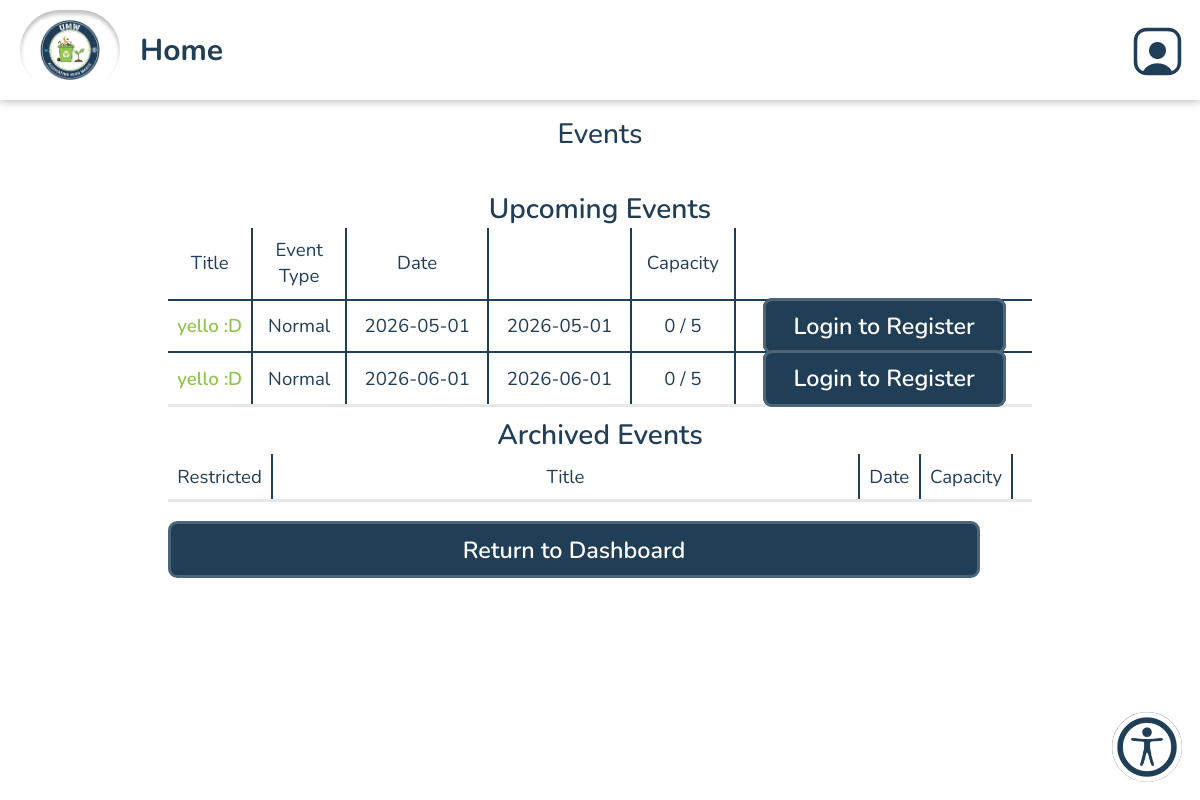
The page /viewAllEvents.php on the database its author committed.
### tables this page shows
CREATE TABLE `dbevents` (
  `id` int NOT NULL,
  `name` text NOT NULL,
  `type` enum('Retreat','Normal') NOT NULL DEFAULT 'Normal',
  `startDate` char(10) NOT NULL,
  `startTime` char(5) NOT NULL,
  `endTime` char(5) NOT NULL,
  `endDate` char(10) NOT NULL,
  `description` text NOT NULL,
  `capacity` int NOT NULL,
  `location` text,
  `affiliation` int DEFAULT NULL,
  `branch` int DEFAULT NULL,
  `access` enum('Public','Private') NOT NULL DEFAULT 'Public',
  `completed` enum('Y','N') NOT NULL DEFAULT 'N',
  `series_id` int DEFAULT NULL
);

### database/dbEvents.php (called while the page is built, shortened)
<?php
include_once(dirname(__FILE__).'/../domain/Event.php');
function fetch_event_signups($eventID) {
    $connection = connect();
    $query = "SELECT userID, notes FROM dbeventpersons WHERE eventID = '$eventID'";
    $result = mysqli_query($connection, $query);
    $signups = [];
    return $signups;
}
function make_an_event($result_row) {
    $theEvent = new Event(
                    $result_row['id'],
                    $result_row['name'],
                    type: $result_row['type'],
                    startDate: $result_row['startDate'],
                    startTime: $result_row['startTime'],
                    endTime: $result_row['endTime'],
                    endDate: $result_row['endDate'],
                    description: $result_row['description'],
                    capacity: $result_row['capacity'],
                    location: $result_row['location'],
                    affiliation: $result_row['affiliation'],
                    branch: $result_row['branch'],
                    access: $result_row['access'],
                    completed: $result_row['completed']
                );
    return $theEvent;
}
 function get_all_events_sorted_by_date_not_archived() {
    $con=connect();
    $query = "SELECT * FROM dbevents" .
            " WHERE completed = 'N'" .
            " ORDER BY startDate ASC";
    $result = mysqli_query($con,$query);
    $theEvents = array();
    while ($result_row = mysqli_fetch_assoc($result)) {
        $theEvent = make_an_event($result_row);
        $theEvents[] = $theEvent;
    }
    return $theEvents;
 }

### domain/Event.php (called while the page is built, shortened)
<?php
class Event {
    private $name;
    private $type;
    private $startDate;
    private $endDate;
    private $capacity;
    function __construct($id, $name, $type, $startDate, $startTime, $endTime, $endDate, $description, $capacity, $location, $affiliation, $branch, $access, $completed) {
        $this->name = $name;
        $this->type = $type;
        $this->startDate = $startDate;
        $this->endDate = $endDate;
        $this->capacity = $capacity;
    }
    function getName() {
        return $this->name;
    }
    function getStartDate() {
        return $this->startDate;
    }
    function getEndDate() {
        return $this->endDate;
    }
    function getCapacity() {
        return $this->capacity;
    }
    function getEventType(){
        return $this->type;
    }
}

### viewAllEvents.php (the view, shortened to what this page needs)
<?php
    $userID = null;
    include 'database/dbEvents.php';
?>
<!DOCTYPE html>
<html>
    <head>
        <?php require_once('universal.inc') ?>
        <link rel="stylesheet" href="css/event.css">
    </head>
    <body>
        <?php require_once('header.php') ?>
        <?php require_once('database/dbEvents.php');?>
        <h1>Events</h1>
        <main class="general">
            <?php
                $events = get_all_events_sorted_by_date_not_archived();
                $today = new DateTime();
                $upcomingEvents = array_filter($events, function($event) use ($today) {
                    $eventDate = new DateTime($event->getStartDate());
                    return $eventDate >= $today;
                });
                if (sizeof($upcomingEvents) > 0): ?>
                <div class="table-wrapper">
                    <h2>Upcoming Events</h2>
                    <table class="general">
                        <thead>
                            <tr>
                                <th style="width:1px"> Title</th>
                                <th style="width:1px">Event Type</th>
                                <th style="width:1px">Date</th>
                                <th style="width:1px"></th>
                                <th style="width:1px">Capacity</th>
                                <th style="width:1px"></th>
                            </tr>
                        </thead>
                        <tbody>
                            <?php
                                foreach ($upcomingEvents as $event) {
                                    $eventID = $event->getID();
                                    $title = $event->getName();
                                    $startDate = $event->getStartDate();
                                    $endDate = $event->getEndDate();
                                    $capacity = $event->getCapacity();
                                    $restricted_signup = $event->getAccess();
                                    $type = $event->getEventType();
                                    $signups = fetch_event_signups($eventID);
                                    $numSignups = count($signups);
                                    $isSignedUp = check_if_signed_up($eventID, $userID);
                                    echo "
                                    <tr data-event-id='$eventID'>
                                        <td><a href='event.php?id=$eventID' class='event-link'>$title</a></td>
                                        <td>$type</td>
                                        <td>$startDate</td>
                                        <td>$endDate</td>";
                                    if($numSignups >= $capacity) {
                                        echo "<td class='full-capacity'>Full</td>";
                                    } else {
                                        echo "<td>$numSignups / $capacity</td>";
                                    }
                                    if(isset($_SESSION['_id']) && $_SESSION['_id'] != 'guest') {
                                        if ($isSignedUp) {
                                            echo "
                                            <td>
                                            <a class='button cancel' href='viewMyUpcomingEvents.php' >Already Signed Up!</a>
                                            </td>";
                                        } elseif($numSignups >= $capacity) {
                                            echo "
                                                <td><a class='button-signup' style='background-color:#c73d06'>Sign Ups Closed!</a></td>";
                                        } else {
                                        echo "<td><a class='button-signup' href='eventSignUp.php?event_name=" . urlencode($title) . "&restricted=" . urlencode($restricted_signup) . "&id=" . urlencode($eventID) . "'>Sign Up</a></td>";
                                        }
                                    echo "</tr>"; } else {
                                        echo "
                                        <td>
                                        <a class='button-signup' href='login.php' >Login to Register</a></td>"; }
                                }
                            ?>
                        </tbody>
                    </table>
                </div>
                <div class="table-wrapper">
                    <h2>Archived Events</h2>
                    <table class="general">
                        <thead>
                            <tr>
                                <th style="width:1px">Restricted</th>
                                <th>Title</th>
                                <th style="width:1px">Date</th>
                                <th style="width:1px">Capacity</th>
                                <th style="width:1px"></th>
                            </tr>
                        </thead>
                    </table>
                </div>
                <?php else: ?>
                <p class="no-events standout">There are currently no events available to view.<a class="button add" href="addEvent.php">Create a New Event</a> </p>
            <?php endif ?>
            <a class="button cancel" href="index.php">Return to Dashboard</a>
        </main>
    </body>
</html>

### css/base.css (style rules this page uses)
html, body, header, main, footer, div, span, p, h1, h2, h3, h4, h5, h6, ul, ol, li, input, select, textarea, form, section, label, table, td, tr, th, form, fieldset, em, button, a { padding: 0; margin: 0; font-size: inherit; font-family: inherit; font-weight: inherit; text-decoration: none; font-style: normal; box-sizing: border-box; text-align: left; list-style-type: none; border-spacing: 0; }
:root { --page-background-color: white; --page-font-color: #213e57; --inactive-font-color: #213e57; --inactive-background-color: white; --standout-background: white; --happy-toast-background-color: #5D7E61; --happy-toast-font-color: rgb(255, 255, 255); --info-toast-background-color: #2f2f2f; --info-toast-font-color: white; --error-toast-background-color: #A66654; --error-toast-font-color: rgb(255, 255, 255); --shadow-and-border-color: #e8e8e8; --main-color: #213e57; --main-color-hover: #4d6579; --accent-color: #92c44c; --accent-color-hover: #759d3d; --secondary-accent-color: rgb(175, 141, 92); --accessible-highlight-color: #2563EB; --wv-accent-color: #C9AB81; --wv-accent-foreground: #111111; --wv-bg-light: #ffffff; --wv-text-dark: #111111; --wv-muted-text: #6b6b6b; --calendar-event-color: #808080; --calendar-event-color-hover: var(--accent-color); --calendar-today-border: 2px solid var(--secondary-accent-color); --button-font-color: rgb(255, 255, 255); --button-padding: 0.5rem 1.5rem; --button-border-radius: 0.5rem; --standard-border: 1px solid #333333; --light-border: 1px solid var(--shadow-and-border-color); --text-field-border: 2px solid #e8e8e8; --cancel-button-background-color: #A66654; --error-color: #A66654; font-size: 18px; font-family: Montserrat; font-weight: 300; }
body { background-color: var(--page-background-color); color: var(--page-font-color); font-family: Montserrat; }
a { color: var(--accent-color); }
main:not(.login):not(.calendar-view):not(.dashboard) { padding: 1rem; }
input[type=submit], button, .button, a.button-signup { color: var(--button-font-color); background-color: var(--main-color); padding: var(--button-padding); border: 3px solid var(--main-color-hover); border-radius: var(--button-border-radius); font-weight: 550; font-size: 1.25rem; width: 94%; transition: background-color .3s; cursor: pointer; text-align: center; }
h1 , .impact-header { font-size: 1.5rem; font-weight: 500; color: var(--page-font-color); width: 100%; text-align: center; padding: 1rem; position: static !important; }
h2 { font-size: 1.5rem; font-weight: 550; text-align: center; }
.button { display: inline-block; }
button.cancel, a.cancel { background-color: var(--main-color); color: white; }
main.general, form.general { margin: 1rem; display: flex; flex-direction: column; gap: 0.5rem; }
table.general { width: 100%; border-collapse: collapse; padding-bottom: 1rem; }
table.general th, table.general td { padding: 0.5rem 0.5rem; vertical-align: middle; text-align: center; background-color: var(--page-background-color); border: 2px solid var(--main-color); color: var(--page-font-color); font-weight: 400; }
table.general tr:first-of-type th { border-top: 0; }
table.general td:first-of-type, table.general th:first-of-type { border-left: 0; }
table.general td:last-of-type, table.general th:last-of-type { border-right: 0; }
@media only screen and (min-width: 1024px) { main.general, form.general { margin: 0rem 8rem 4rem 8rem; } }
a.event-link { color: var(--accent-color); font-weight: 550; }
.table-wrapper h2 { text-align: center; }

### rows shown on the page
dbevents: name "yello :D", type "Normal", startDate "2026-05-01", endDate "2026-05-01", numSignups "0", capacity "5"
dbevents: name "yello :D", type "Normal", startDate "2026-06-01", endDate "2026-06-01", numSignups "0", capacity "5"
